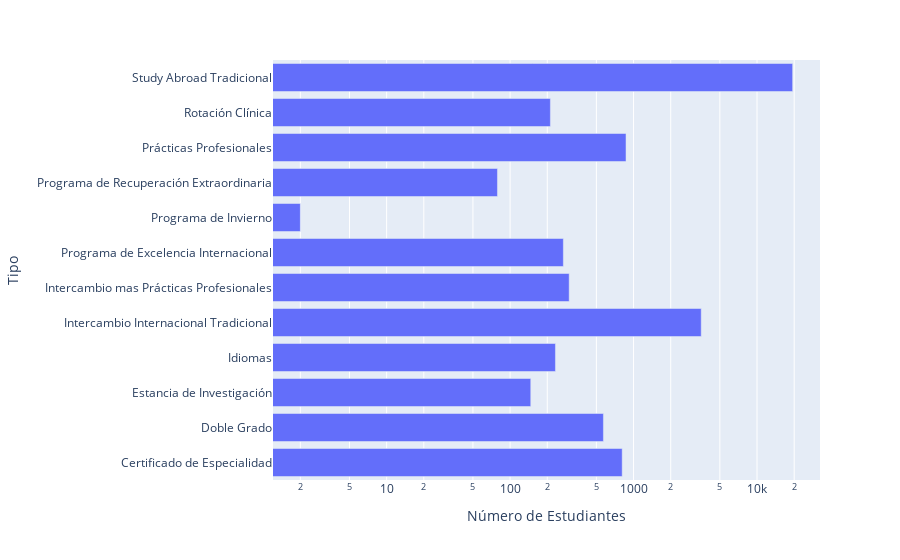

Notebook cell for this chart:
### Code cell
df = pd.read_csv("PIdf_5.csv")
fig = px.bar(df, x="Número de Estudiantes", y="Tipo", orientation='h')

fig.update_layout(xaxis_type="log")
fig.show()

### Figure 1 — Plotly figure (JSON) as saved in the notebook; plotly's stock layout.template omitted (floating-point values rounded to 4 significant figures)
{"data": [{"alignmentgroup": "True", "hovertemplate": "Número de Estudiantes=%{x}<br>Tipo=%{y}<extra></extra>", "legendgroup": "", "marker": {"color": "#636efa", "pattern": {"shape": ""}}, "name": "", "offsetgroup": "", "orientation": "h", "showlegend": false, "textposition": "auto", "type": "bar", "x": [809, 570, 147, 233, 3533, 301, 270, 2, 79, 869, 212, 19438], "xaxis": "x", "y": ["Certificado de Especialidad", "Doble Grado", "Estancia de Investigación", "Idiomas", "Intercambio Internacional Tradicional", "Intercambio mas Prácticas Profesionales", "Programa de Excelencia Internacional", "Programa de Invierno", "Programa de Recuperación Extraordinaria", "Prácticas Profesionales", "Rotación Clínica", "Study Abroad Tradicional"], "yaxis": "y"}], "layout": {"barmode": "relative", "legend": {"tracegroupgap": 0}, "margin": {"t": 60}, "xaxis": {"anchor": "y", "domain": [0, 1], "title": {"text": "Número de Estudiantes"}, "type": "log"}, "yaxis": {"anchor": "x", "domain": [0, 1], "title": {"text": "Tipo"}}}}
